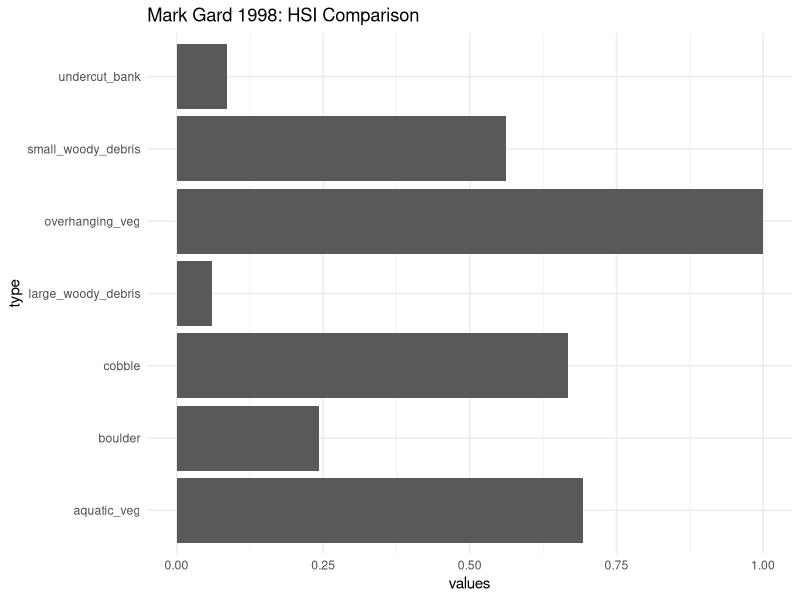

Write the R code that produced this figure.
## ---- chunk 1
knitr::opts_chunk$set(echo = TRUE)

library(tidyverse)
## ---- chunk 2

mark_gard_1998_hsi <- function(data, percent_presence = 20, cols = c()) {
  data_tidy <- data |> 
    select(count, cols) |> 
    mutate(fish_presence = ifelse(count > 0, 1, 0)) |> 
    pivot_longer(cols = cols, names_to = "type", values_to = "percent") |> 
    mutate(presence = ifelse(percent >= percent_presence, 1, 0)) |> 
    filter(presence == 1) |> 
    group_by(type) |>
    summarise(n_fish_presence = sum(as.numeric(fish_presence)),
              n_fish_total = sum(count)) |> 
    mutate(prop_fish_presence = n_fish_presence/sum(n_fish_presence),
           prop_fish_total = n_fish_total/sum(n_fish_total)) |> 
    ungroup()
  
     most_freq_total <- data_tidy |> 
      arrange(desc(prop_fish_total)) |> 
      slice(1) 
 
     most_freq_presence <- data_tidy |> 
      arrange(desc(prop_fish_presence)) |> 
      slice(1) 
  
  
  data_tidy_final <- data_tidy |> 
    mutate(hsc_presence = prop_fish_presence/most_freq_presence$prop_fish_presence)
           #hsc_total = prop_fish_total/most_freq_total$prop_fish_total)
  
  return(data_tidy_final)

}

## ---- chunk 3

mini_locations_raw <- read_csv(here::here("mini-snorkel-app", "mini_locations_raw.csv"))
mini_fish_raw <- read_csv(here::here("mini-snorkel-app","mini_fish_raw.csv"))

feather_cover <- mini_fish_raw |> 
  left_join(mini_locations_raw |> 
              distinct(location_table_id, date, channel_location, location)) |> 
  # create cover variables that are more consistent with strategic plan categories
  mutate(small_woody_debris = percent_small_woody_cover_inchannel,
        large_woody_debris = percent_large_woody_cover_inchannel,
         boulder = percent_boulder_substrate,
         cobble = percent_cobble_substrate, 
         undercut_bank = percent_undercut_bank, 
         aquatic_veg = percent_submerged_aquatic_veg_inchannel, 
         overhanging_veg = percent_cover_half_meter_overhead + percent_cover_more_than_half_meter_overhead) |> 
  select(micro_hab_data_tbl_id, location_table_id, transect_code, location,
         small_woody_debris:overhanging_veg, count, date) |>
  distinct() 
## ---- chunk 4
cols <- c('small_woody_debris', 'large_woody_debris', 'boulder', 'cobble', 'undercut_bank', 'aquatic_veg', 'overhanging_veg')

mark_gard_1998_hsi(data = feather_cover, percent_presence = 20, cols = cols) |> 
  pivot_longer(cols = c(hsc_presence), names_to = "HSI", values_to = "values") |> 
  ggplot() + 
  geom_col(aes(y = values, x = type), position = "dodge") +
  coord_flip() +
  ggtitle('Mark Gard 1998: HSI Comparison') + 
  theme_minimal()


## ---- chunk 5

feather_cover |> 
    select(count, cols) |> 
    mutate(fish_presence = ifelse(count > 0, 1, 0)) |> 
    pivot_longer(cols = cols, names_to = "type", values_to = "percent") |> 
    mutate(presence = ifelse(percent >= 20, 1, 
                             ifelse(percent <20 & percent > 0, 0, NA))) |> 
    group_by(type, presence) |> 
    #filter(percent >= 20) |> 
    tally()
    
## ---- chunk 6

feather_cover |> 
    select(count, cols) |> 
    mutate(fish_presence = ifelse(count > 0, 1, 0)) |> 
    pivot_longer(cols = cols, names_to = "type", values_to = "percent") |> 
    mutate(presence = ifelse(percent >= 20, 1, 
                             ifelse(percent <20 & percent > 0, 0, NA))) |> 
    group_by(type, presence) |> 
    filter(percent >= 20) |> 
    tally() |> 
    ungroup() |> 
    mutate(sum_n = sum(n),
           weighting_factor = 1-(n/sum_n))

## ---- chunk 7



